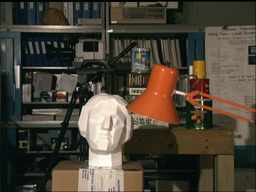
#> input picture HW4/image_left.png, 256 x 192 px, shrunk from 384 x 288 before the run
$ python P5.py
#> lines starting #> are read from the running program, lines starting #| are printed output that depends on the picture
import numpy as np
import matplotlib.pyplot as plt
import cv2
from PIL import Image

def stereo_match_SSD(left_img, right_img, kernel, max_offset):
    # Load in both images, assumed to be RGBA 8bit per channel images, convert to gray scale
#> called with left_img = 'image_left.png', right_img = 'image_right.png', kernel = 6, max_offset = 30
    left_img = Image.open(left_img).convert('L')
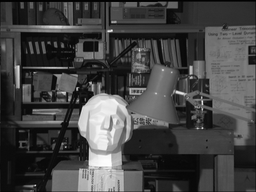
#> left_img: PIL image 256x192 L; min 0, max 255, mean 68.4
    left = np.asarray(left_img)
    right_img = Image.open(right_img).convert('L')
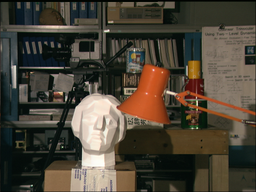
#> input picture HW4/image_right.png, 256 x 192 px, shrunk from 384 x 288 before the run
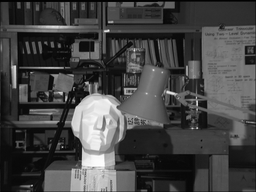
#> right_img: PIL image 256x192 L; min 0, max 255, mean 68.7
    right = np.asarray(right_img)
    w, h = left_img.size  # assume that both images are same size
#> w = 256; h = 192

    # Depth (or disparity) map
    depth = np.zeros((w, h), np.uint8)
    depth.shape = h, w

    kernel_half = int(kernel / 2)
    offset_adjust = 255 / max_offset  # this is used to map depth map output to 0-255 range

    for y in range(kernel_half, h - kernel_half):
        print(".", end="", flush=True)  # let the me know that something is happening

        for x in range(kernel_half, w - kernel_half):
            best_offset = 0
            prev_ssd = 65534

            for offset in range(max_offset):
                ssd = 0
                ssd_temp = 0

                # v and u are the x,y of our local window search, used to ensure a good
                # match- going by the squared differences of two pixels alone is insufficient,
                # we want to go by the squared differences of the neighbouring pixels too
                for v in range(-kernel_half, kernel_half):
                    for u in range(-kernel_half, kernel_half):
                        # iteratively sum the sum of squared differences value for this block
                        # left[] and right[] are arrays of uint8, so converting them to int saves
                        # potential overflow, and executes a lot faster
                        ssd_temp = int(left[y+v, x+u]) - int(right[y+v, (x+u) - offset])
                        ssd += ssd_temp * ssd_temp

                # if this value is smaller than the previous ssd at this block
                # then it's theoretically a closer match. Store this value against
                # this block..
                if ssd < prev_ssd:
                    prev_ssd = ssd
                    best_offset = offset

            # set depth output for this x,y location to the best match
            depth[y, x] = best_offset * offset_adjust
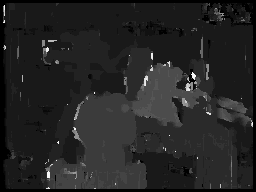
#> depth: shape (192, 256); min 0, max 246, mean 36.2

    # Convert to PIL and save it
    Image.fromarray(depth).save('disp_map.png')
    cv2.imshow("The Disparity Map with SSD", depth)

# [71 lines left out: function stereo_match_NCC, not called in this run]


if __name__ == '__main__':
    stereo_match_SSD("image_left.png", "image_right.png", 6, 30)  # 6x6 local search kernel, 30 pixel search range

    #Uncomment bottom line if you want to run stereo matching with NCC instead
    #stereo_match_NCC("image_left.png", "image_right.png", 6, 30)  # 6x6 local search kernel, 30 pixel search range

    cv2.waitKey(0)
    cv2.destroyAllWindows()
